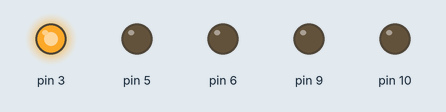
A sketch run on a simulated Arduino Uno, built with avr-gcc and run on an emulated ATmega328P. On the bench: output pins drawn as LEDs (lit = HIGH).

Above: at 0.05 s.
At 1.25 s:
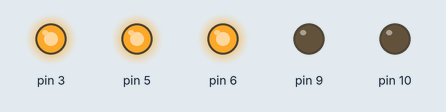
At 2.45 s:
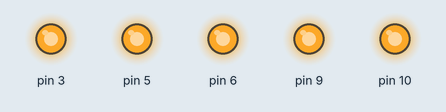
At 4.9 s:
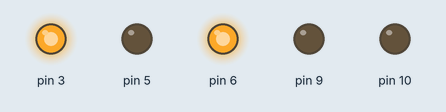
At 6.75 s:
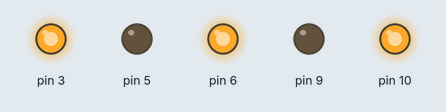
At 9.75 s:
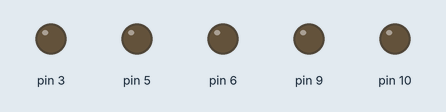
Timing chart, 0 to 12.7 s (numbered marks = the images above):
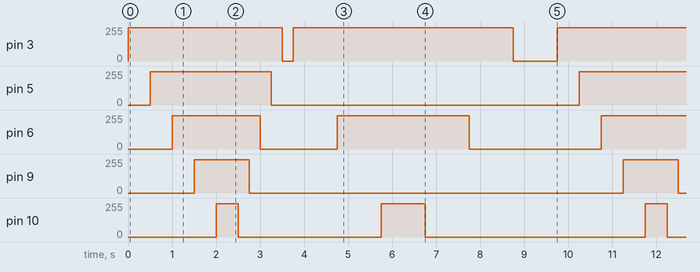

The sketch:

sketch_pract8.ino
```cpp
int t=500;
int t2=250;
int t1=1000;

int i=0;
void setup() {
  // put your setup code here, to run once:
  pinMode(3,OUTPUT);
    pinMode(5,OUTPUT);
      pinMode(6,OUTPUT);
        pinMode(9,OUTPUT);
          pinMode(10,OUTPUT);
}

void loop() {
  //               ENCIENDE

analogWrite(3,abs(250));
delay(t);
analogWrite(5,abs(250));
delay(t);
analogWrite(6,abs(250));
delay(t);
analogWrite(9,abs(250));
delay(t);
analogWrite(10,abs(250));
delay(t);


//               APAGADO

analogWrite(10,abs(0));
delay(t2);
analogWrite(9,abs(0));
delay(t2);
analogWrite(6,abs(0));
delay(t2);
analogWrite(5,abs(0));
delay(t2);
analogWrite(3,abs(0));
delay(t2);

// ENCIENDE 3,6,10

analogWrite(3,abs(250));
delay(t1);
analogWrite(6,abs(250));
delay(t1);
analogWrite(10,abs(250));
delay(t1);


// SE APAGA 3,6,10


  analogWrite(10,abs(0));
  delay(t1);
  analogWrite(6,abs(0));
  delay(t1);
  analogWrite(3,abs(0));
  delay(t1);

}
```

Measured:
- by itself, pin 3: repeats every 9.8 s: 0/255 0.25 s, 250/255 5.0 s, 0/255 1.0 s, 250/255 3.5 s
- by itself, pin 5: alternates 250/255 for 2.8 s and 0/255 for 7.0 s
- by itself, pin 6: repeats every 9.8 s: 0/255 1.8 s, 250/255 3.0 s, 0/255 3.0 s, 250/255 2.0 s
- by itself, pin 9: alternates 250/255 for 1.3 s and 0/255 for 8.5 s
- by itself, pin 10: repeats every 9.8 s: 0/255 3.3 s, 250/255 1.0 s, 0/255 5.0 s, 250/255 0.50 s
